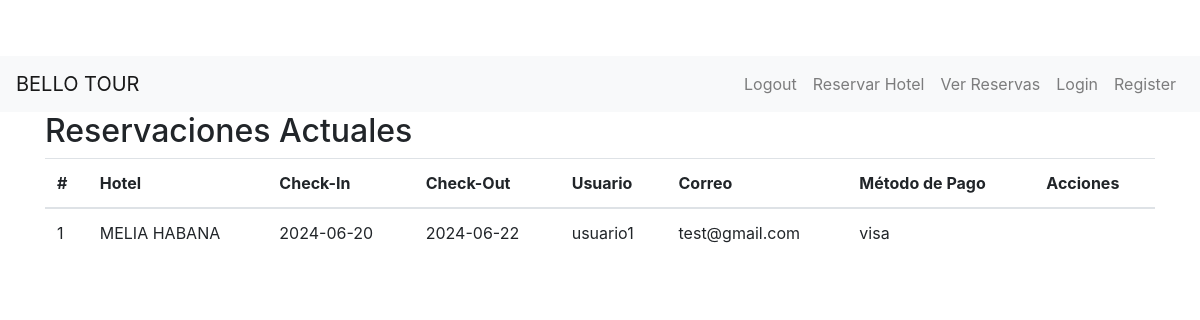
The page /ver_reservaciones (signed in) on the database its author committed.
### models.py (models this page shows)
class BaseModel(Model):
    class Meta:
        database = db

class Reservacion(BaseModel):
    hotel = CharField()
    checkin = DateField()
    checkout = DateField()
    usuario = ForeignKeyField(User, backref='reservaciones')
    correo = CharField()
    metodo_pago = CharField()

class User(BaseModel):
    username = CharField(unique=True)
    password = CharField()
    is_admin = BooleanField(default=False)

### app.py (the view)
@app.route('/ver_reservaciones')
@login_required
def ver_reservaciones():
    user = User.get_by_id(session['user_id'])
    reservaciones = Reservacion.select().where(Reservacion.usuario_id == user)
    return render_template('ver_reservaciones.html', reservaciones=reservaciones)

### app.py (called while the page is built)
@app.before_request
def before_request():
    db.connect()

@app.after_request
def after_request(response):
    db.close()
    return response

def login_required(f):
    @wraps(f)
    def decorated_function(*args, **kwargs):
        if 'user_id' not in session:
            return redirect(url_for('login'))
        return f(*args, **kwargs)
    return decorated_function

### templates/ver_reservaciones.html (shortened to what this page needs)
{% extends "base.html" %}
{% block content %}
<div class="container">
    <h2>Reservaciones Actuales</h2>
    <table class="table">
        <thead>
            <tr>
                <th>#</th>
                <th>Hotel</th>
                <th>Check-In</th>
                <th>Check-Out</th>
                <th>Usuario</th>
                <th>Correo</th>
                <th>Método de Pago</th>
                <th>Acciones</th>
            </tr>
        </thead>
        <tbody>
            {% for reservacion in reservaciones %}
            <tr>
                <td>{{ loop.index }}</td>
                <td>{{ reservacion.hotel }}</td>
                <td>{{ reservacion.checkin.strftime('%Y-%m-%d') }}</td>
                <td>{{ reservacion.checkout.strftime('%Y-%m-%d') }}</td>
                <td>{{ reservacion.usuario.username }}</td>
                <td>{{ reservacion.correo }}</td>
                <td>{{ reservacion.metodo_pago }}</td>
                <td>
                </td>
            </tr>
            {% endfor %}
        </tbody>
    </table>
</div>
{% endblock %}

### static/css/styles.css (style rules this page uses)
body { padding-top: 56px; }

### rows shown on the page
Reservacion: hotel "MELIA HABANA", checkin "2024-06-20", checkout "2024-06-22", usuario.username "usuario1", correo "test@gmail.com", metodo_pago "visa"
